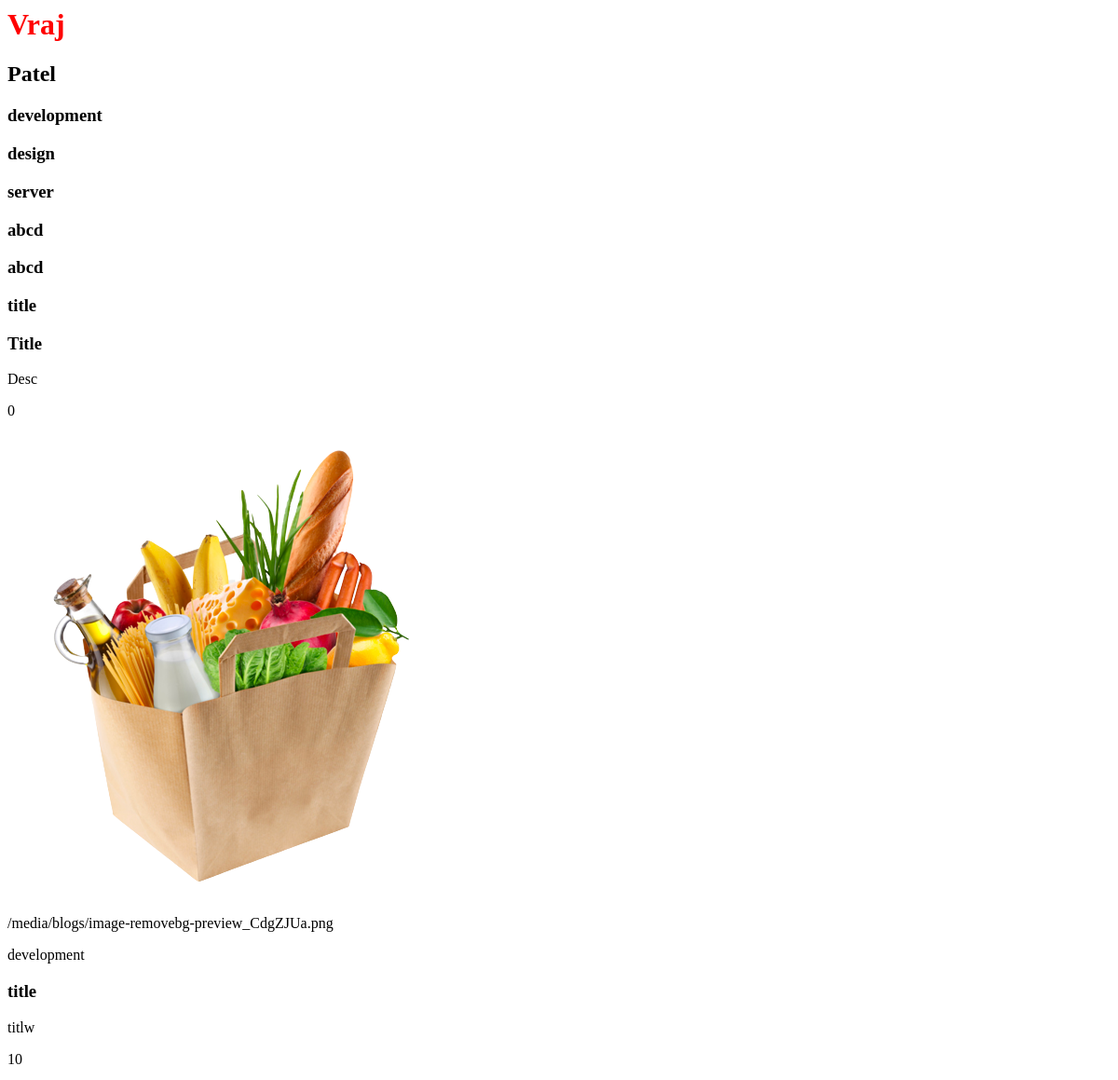
/blogs/ (upper part), run on an earlier commit of the app's database.
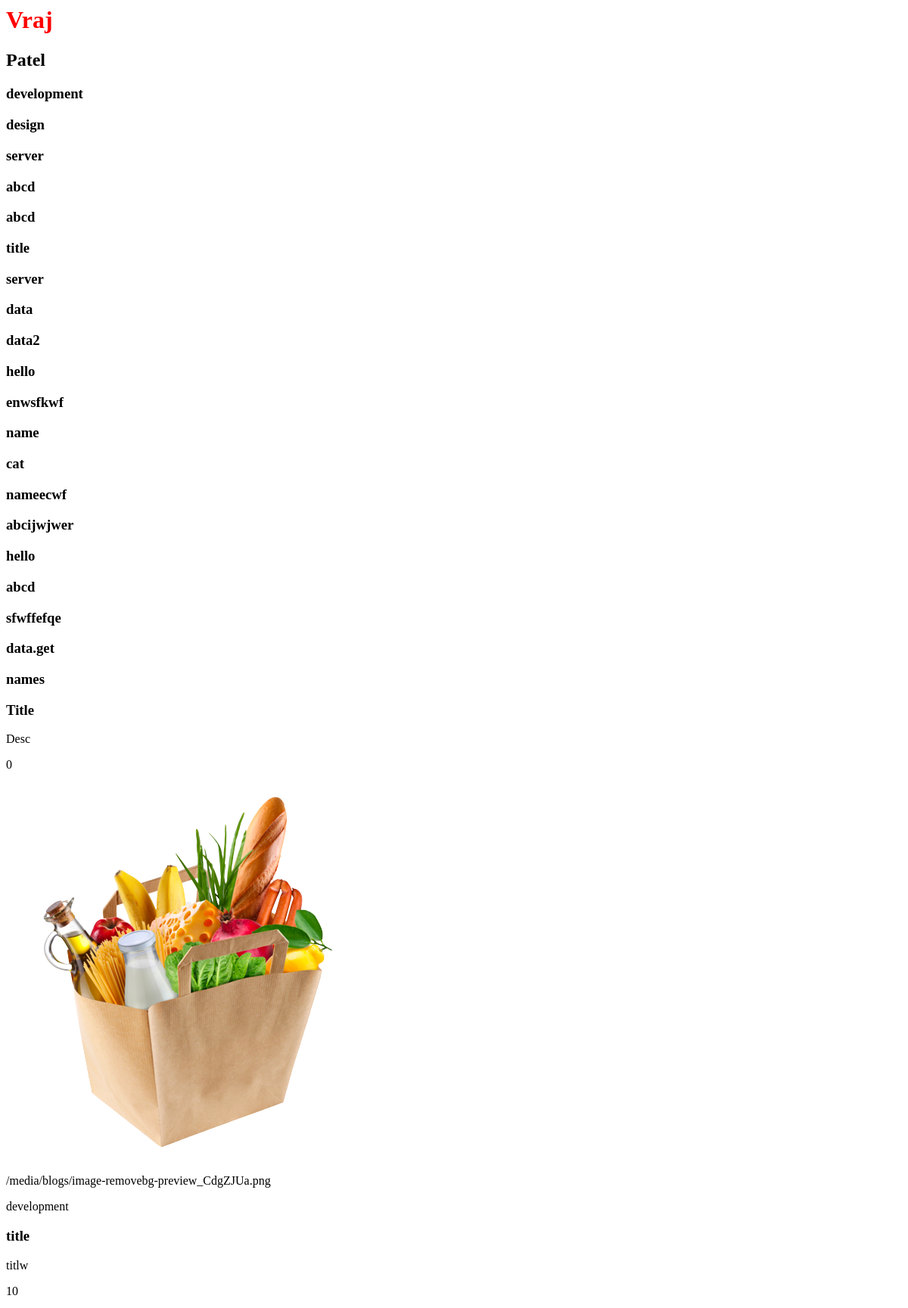
And on a later commit of the database.
### blogs/models.py (models this page shows, shortened)
class Category(models.Model):
    name = models.CharField(max_length=20)

class BlogModel(models.Model):
    title = models.CharField(max_length=20,)
    description = models.TextField()
    ratings = models.IntegerField(default=0)
    image = models.ImageField(upload_to='blogs')
    category = models.ForeignKey('Category',on_delete=models.CASCADE)
    appuser = models.OneToOneField('AppUser',on_delete=models.CASCADE)

### blogs/views.py (the view)
# urls.py: path('',getBlogs,name="Index"),
def getBlogs(request):
    blogs = BlogModel.objects.all()
    categories = Category.objects.all()
    print(len(blogs))
    context = {
        "name":"Vraj",
        "surname":"Patel",
        "blogs":blogs,
        "categories":categories
    }
    return render(request=request, template_name="blogs.html",context=context)

### templates/blogs.html (shortened to what this page needs)
{% extends 'base.html' %}
{% block content %}
<h1>{{name}}</h1>
<h2>{{surname}}</h2>
{% for category in categories %}
<h3>{{category.name}}</h3>
{% endfor %}
{% for blog in blogs %}
<h3>{{blog.title}}</h3>
<p>{{blog.description}}</p>
<p>{{blog.ratings}}</p>
<img src='{{blog.image.url}}' />
<p>{{blog.image.url}}</p>
<p>{{blog.category.name}}</p>
{% endfor %}
{% endblock content %}

What changed in the data, as far as the page shows it:
added Category: name "server"
added Category: name "data"
added Category: name "data2"
added Category: name "hello"
added Category: name "enwsfkwf"
added Category: name "name"
added Category: name "cat"
added Category: name "nameecwf"
added Category: name "abcijwjwer"
added Category: name "hello"
added Category: name "abcd"
added Category: name "sfwffefqe"
added Category: name "data.get"
added Category: name "names"
